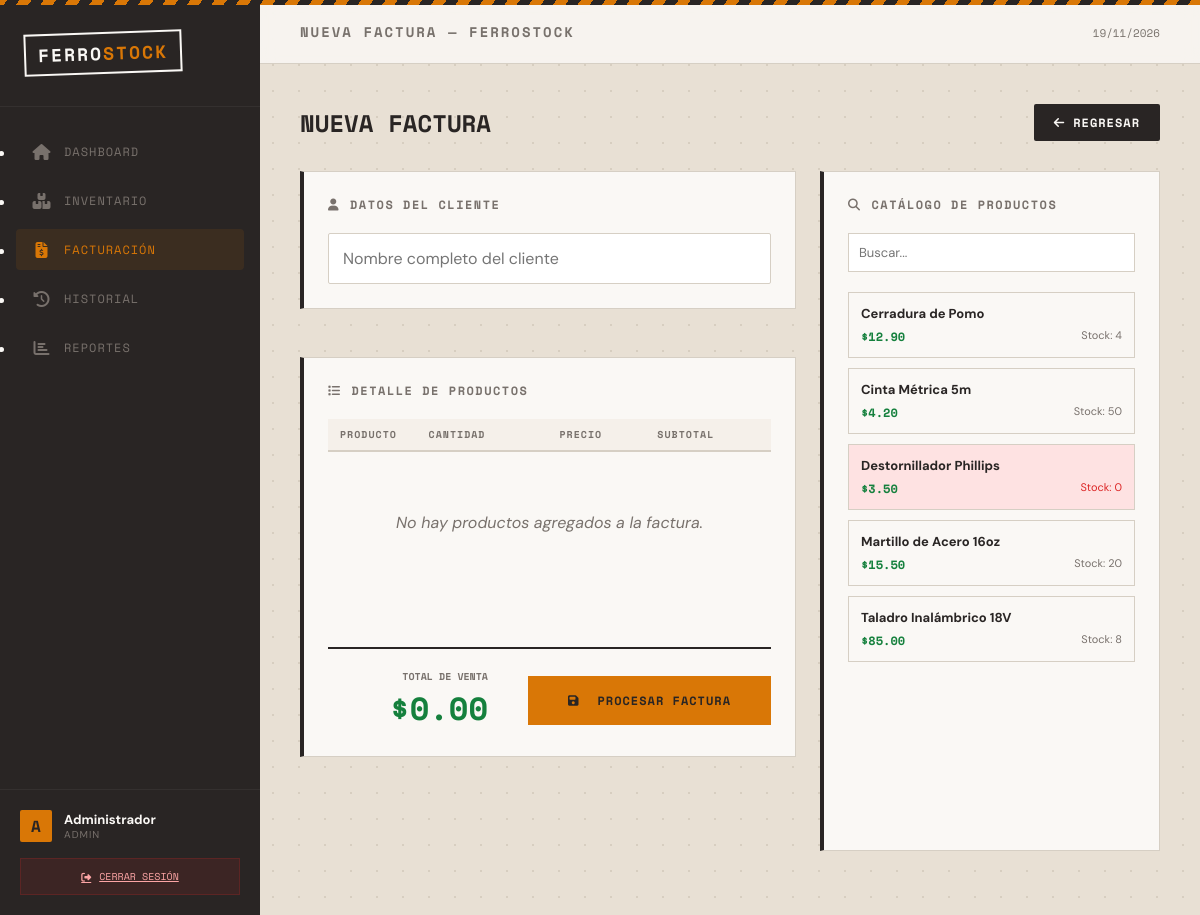
The app's page /index.php?route=billing/create (signed in) with its own data.
### tables this page shows
CREATE TABLE productos (
    id INT AUTO_INCREMENT PRIMARY KEY,
    nombre VARCHAR(150) NOT NULL,
    descripcion TEXT,
    precio DECIMAL(10, 2) NOT NULL,
    stock INT NOT NULL DEFAULT 0,
    stock_minimo INT NOT NULL DEFAULT 5,
    estado ENUM('disponible', 'bajo_stock', 'agotado') AS (
        CASE 
            WHEN stock <= 0 THEN 'agotado'
            WHEN stock <= stock_minimo THEN 'bajo_stock'
            ELSE 'disponible'
        END
    ) STORED,
    created_at TIMESTAMP DEFAULT CURRENT_TIMESTAMP,
    updated_at TIMESTAMP DEFAULT CURRENT_TIMESTAMP ON UPDATE CURRENT_TIMESTAMP
);

### app/controllers/FacturaController.php (called while the page is built, shortened)
<?php
require_once APP_PATH . 'models' . DIRECTORY_SEPARATOR . 'Producto.php';
class FacturaController extends Controller {
    public function create() {
        $productoModel = new Producto();
        $productos = $productoModel->getAll();
        $this->renderView('billing/form', [
            'productos' => $productos,
            'title' => 'Nueva Factura — FerroStock'
        ]);
    }
}

### index.php (called while the page is built, shortened)
<?php
require_once ROOT_PATH . "routes" . DIRECTORY_SEPARATOR . "web.php";

### app/models/Model.php (called while the page is built, shortened)
<?php
require_once dirname(__DIR__, 2) . DIRECTORY_SEPARATOR . 'config' . DIRECTORY_SEPARATOR . 'database.php';
class Model {
    protected $conn;
    public function __construct() {
        $this->db = new Database();
        $this->conn = $this->db->connect();
    }
    protected function query($sql, $params = [], $types = "") {
        $stmt = $this->conn->prepare($sql);
        $stmt->execute();
        return $stmt->get_result();
    }
}

### config/database.php (called while the page is built, shortened)
<?php
class Database {
    private $host = "localhost";
    private $db_name = "sisinventario";
    private $username = "root";
    private $password = "";
    public function connect() {
        $this->conn = null;
        try {
            $this->conn = new mysqli($this->host, $this->username, $this->password, $this->db_name);
            $this->conn->set_charset("utf8");
        } catch (Exception $e) {
            error_log($e->getMessage());
            die("Error de conexión a la base de datos. Verifique su configuración.");
        }
        return $this->conn;
    }
}

### app/models/Producto.php (called while the page is built, shortened)
<?php
require_once __DIR__ . DIRECTORY_SEPARATOR . 'Model.php';
class Producto extends Model {
    public function getAll() {
        $sql = "SELECT * FROM productos ORDER BY nombre ASC";
        return $this->query($sql)->fetch_all(MYSQLI_ASSOC);
    }
}

### app/views/billing/form.php (the view, shortened to what this page needs)
<div class="section-header">
    <h1 style="font-family: var(--font-mono); font-size: 24px; font-weight: 700; text-transform: uppercase;">
        Nueva Factura
    </h1>
    <a href="index.php?route=billing" class="btn btn-secondary">
        <i class="fas fa-arrow-left"></i> Regresar
    </a>
</div>
<div style="display: grid; grid-template-columns: 1fr 340px; gap: 24px;">
    <div style="display: flex; flex-direction: column; gap: 24px;">
        <div class="card">
            <div class="card-title"><i class="fas fa-user"></i> Datos del Cliente</div>
            <div class="fg">
                <input type="text" id="cliente_nombre" placeholder="Nombre completo del cliente"
                    style="width: 100%; padding: 14px; border: 1.5px solid var(--border-color); border-radius: 2px; font-family: var(--font-main); outline: none; font-size: 16px;">
            </div>
        </div>
        <div class="card" style="min-height: 400px; display: flex; flex-direction: column;">
            <div class="card-title"><i class="fas fa-list"></i> Detalle de Productos</div>
            <div class="table-container" style="flex: 1;">
                <table id="billing-table">
                    <thead>
                        <tr>
                            <th>Producto</th>
                            <th style="width: 100px; text-align: center;">Cantidad</th>
                            <th style="width: 120px; text-align: right;">Precio</th>
                            <th style="width: 120px; text-align: right;">Subtotal</th>
                            <th style="width: 50px;"></th>
                        </tr>
                    </thead>
                </table>
                <div id="no-items" style="padding: 60px; text-align: center; color: var(--text-muted); font-style: italic;">
                    No hay productos agregados a la factura.
                </div>
            </div>
            <div style="margin-top: 20px; padding-top: 20px; border-top: 2px solid var(--bg-sidebar); display: flex; justify-content: flex-end; align-items: center; gap: 40px;">
                <div style="text-align: right;">
                    <div style="font-family: var(--font-mono); font-size: 10px; font-weight: 700; text-transform: uppercase; color: var(--text-muted);">Total de Venta</div>
                    <div id="grand-total" style="font-size: 32px; font-weight: 700; font-family: var(--font-mono); color: #15803d;">$0.00</div>
                </div>
                <button id="btn-save-invoice" class="btn btn-primary" style="padding: 16px 40px; border-radius: 0;">
                    <i class="fas fa-save" style="margin-right: 10px;"></i> PROCESAR FACTURA
                </button>
            </div>
        </div>
    </div>
    <div class="card" style="position: sticky; top: 84px; height: calc(100vh - 120px); overflow-y: auto;">
        <div class="card-title"><i class="fas fa-search"></i> Catálogo de Productos</div>
        <div style="margin-bottom: 20px;">
            <input type="text" id="search-product" placeholder="Buscar..."
                style="width: 100%; padding: 10px; border: 1px solid var(--border-color); font-size: 13px; font-family: var(--font-main);">
        </div>
        <div id="product-list" style="display: flex; flex-direction: column; gap: 10px;">
            <?php foreach($productos as $p): ?>
                <div class="product-item"
                     data-id="<?= $p['id'] ?>"
                     data-nombre="<?= $p['nombre'] ?>"
                     data-precio="<?= $p['precio'] ?>"
                     data-stock="<?= $p['stock'] ?>"
                     style="padding: 12px; border: 1px solid var(--border-color); cursor: pointer; transition: all .2s; background: <?= $p['stock'] <= 0 ? '#fee2e2' : '#faf8f5' ?>;">
                    <div style="font-weight: 700; font-size: 13px;"><?= $p['nombre'] ?></div>
                    <div style="display: flex; justify-content: space-between; margin-top: 6px;">
                        <span style="font-family: var(--font-mono); font-size: 12px; font-weight: 700; color: #15803d;">$<?= number_format($p['precio'], 2) ?></span>
                        <span style="font-size: 11px; color: <?= $p['stock'] <= 0 ? '#dc2626' : 'var(--text-muted)' ?>;">
                            Stock: <?= $p['stock'] ?>
                        </span>
                    </div>
                </div>
            <?php endforeach; ?>
        </div>
    </div>
</div>

### app/views/layouts/main.php (style rules this page uses)
*, *::before, *::after { box-sizing: border-box; margin: 0; padding: 0; }
:root { --bg-body: #e8e0d4; --bg-sidebar: #292524; --accent: #d97706; --accent-hover: #b45309; --text-dark: #292524; --text-light: #faf8f5; --text-muted: #78716c; --border-color: #d6cfc4; --font-main: 'DM Sans', sans-serif; --font-mono: 'Space Mono', monospace; }
body { font-family: var(--font-main); background: var(--bg-body); color: var(--text-dark); min-height: 100vh; display: flex; overflow-x: hidden; }
body::before { content: ''; position: fixed; inset: 0; background-image: radial-gradient(circle, #c4b9a8 1.2px, transparent 1.2px); background-size: 26px 26px; opacity: .45; pointer-events: none; z-index: 0; }
.card { background: var(--text-light); border: 1px solid var(--border-color); border-left: 4px solid var(--bg-sidebar); padding: 24px; margin-bottom: 24px; position: relative; }
.card-title { font-family: var(--font-mono); font-size: 12px; font-weight: 700; text-transform: uppercase; letter-spacing: 1.5px; color: var(--text-muted); margin-bottom: 20px; display: flex; align-items: center; gap: 10px; }
.section-header { display: flex; justify-content: space-between; align-items: center; margin-bottom: 30px; }
.btn { display: inline-flex; align-items: center; gap: 8px; padding: 10px 20px; font-family: var(--font-mono); font-size: 12px; font-weight: 700; text-transform: uppercase; letter-spacing: 1px; cursor: pointer; transition: all .2s; border-radius: 2px; border: none; text-decoration: none; }
.btn-primary { background: var(--accent); color: var(--bg-sidebar); }
.btn-secondary { background: var(--bg-sidebar); color: var(--text-light); }
.table-container { width: 100%; overflow-x: auto; }
table { width: 100%; border-collapse: collapse; font-size: 14px; }
th { text-align: left; padding: 12px 16px; background: #f5f0ea; font-family: var(--font-mono); font-size: 10px; font-weight: 700; text-transform: uppercase; letter-spacing: 1px; color: var(--text-muted); border-bottom: 2px solid var(--border-color); }

### app/views/billing/form.php (style rules this page uses)
#billing-table th { padding: 8px 12px; }

### records on screen
productos: nombre "Cerradura de Pomo", precio "12.90", stock "4"
productos: nombre "Cinta Métrica 5m", precio "4.20", stock "50"
productos: nombre "Destornillador Phillips", precio "3.50", stock "0"
productos: nombre "Martillo de Acero 16oz", precio "15.50", stock "20"
productos: nombre "Taladro Inalámbrico 18V", precio "85.00", stock "8"

### other values on screen
substr($_SESSION['user']['nombre'], 0, 1) "A"
$_SESSION['user']['nombre'] "Administrador"
$_SESSION['user']['role'] "ADMIN"
$title "NUEVA FACTURA — FERROSTOCK"
